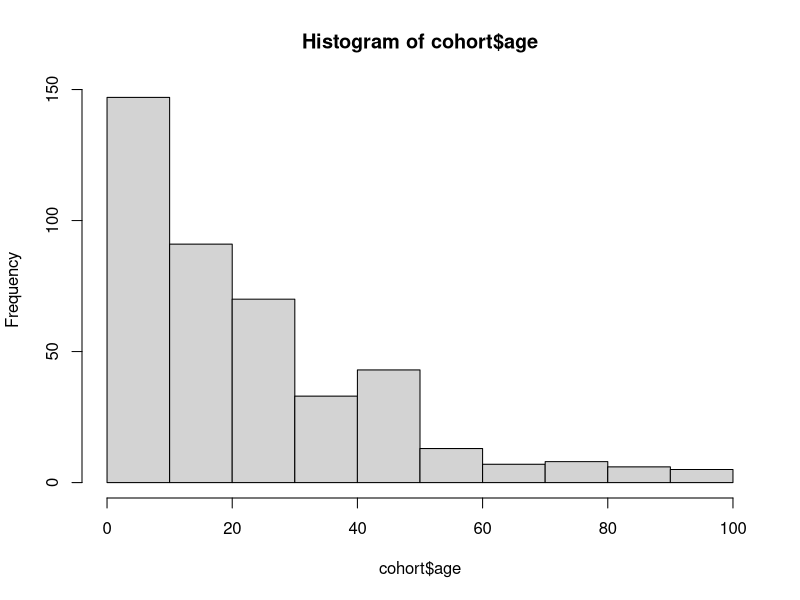

This chart was generated by the following R code: (Note: this script raises an error after producing the figure.)
#############################
#Author: Veronica Malizia
#Date: 27/11/2021
#R version: 3.6.1

#This will generate a first toy model for human demography (with age/birth/deaths)
#Data: 
# - Initial cohort population from WORMSIM input file
# - Death_rates_Uganda_2019 specific by age (from: https://apps.who.int/gho/data/view.searo.61730?lang=en)

#############################
rm(list = ls())

library(tidyverse)
library(readxl)
library(foreach)
library(doParallel)

################
#Initial population
#Starting with the initial cohort
################
pop0 <- read_xlsx("Initial population.xlsx")
death_rates <- read.csv("death_rates_Uganda_2019.csv")
prob_death <- read.csv("prob_death_Uganda_2019.csv")
le <- 60 #Life expectancy (Uganda)

cohort <- tibble(age = round(c(runif(pop0$N_males[1], 0, pop0$Age_limit[1]),
                               runif(pop0$N_females[1], 0, pop0$Age_limit[1]))),
                 sex = c(rep(0, pop0$N_males[1]), rep(1, pop0$N_females[1])))
#0=male, 1=female
for(i in 2:nrow(pop0)){
  tmp <- tibble(age = round(c(runif(pop0$N_males[i], pop0$Age_limit[i-1]+1, pop0$Age_limit[i]),
                              runif(pop0$N_females[i], pop0$Age_limit[i-1]+1, pop0$Age_limit[i]))),
                sex = c(rep(0, pop0$N_males[i]), rep(1, pop0$N_females[i])))
  cohort <- rbind(cohort, tmp) 
}

hist(cohort$age)

##Parameters
T <- 400 #number of years
birth_rate <- 37 #Crude birth rate Uganda (per 1000 individuals)
#annual time step

seeds <- 1
writeLines(c(""), "Sink_demography.txt") #initiate log file

cluster <- makeCluster(min(parallel::detectCores(logical = FALSE), seeds))
registerDoParallel(cluster)

results <- foreach(k = 1:seeds,
                   .inorder = TRUE,
                   .errorhandling = "remove",
                   #.combine = bind_rows,
                   .packages = c("tidyverse")) %dopar% {
                     #for each seed:
                     
                     #Time step events, for each individual
                     #Initialize
                     pop <- cohort
                     N <- nrow(pop)
                     
                     for(t in 1:T){ #(T*12)
                       
                       sink("Sink_demography.txt", append=TRUE)
                       cat(paste(Sys.time(), ": Starting seed", k, "time step", t, "\n", sep = " "))
                       sink()
                       
                       #Births
                       #for now birth rate does not depend on age-specific female fertility 
                       births <- rpois(1, (birth_rate*(nrow(pop)/1000)))
                       nb <- tibble(age=rep(0, births),
                                    sex=as.numeric(rbernoulli(births, 0.5))) #new born
                       
                       pop <- bind_rows(pop, nb)
                       
                       #Deaths
                       ag <- as.numeric(cut(pop$age, c(-1, prob_death$Age_hi))) #age groups
                       # pop <- pop %>%
                       #   mutate(ag = ag)
                       dead <- c()
                       for(i in 1:nrow(pop)){
                         if(pop$sex[i]==0){
                           if(rbernoulli(1, p=prob_death[ag[i], "Male"]))
                             dead <- c(dead, i)
                         }
                         if(pop$sex[i]==1){
                           if(rbernoulli(1, p=prob_death[ag[i], "Female"]))
                             dead <- c(dead, i)
                         }    
                       }
                       
                       #if(length(dead>0)){
                         pop <- pop[-dead,]
                       
                       #Update age
                       pop$age <- pop$age + 1
                       N <- c(N, nrow(pop))
                     }
                     
                     res <- tibble(time = 0:(T),
                                   seed = rep(k, ((T)+1)),
                                   pop_size = N)
                   }
                      
stopCluster(cluster)

#Collating results
res <- bind_rows(results)

#Average results over simulations
avg_res <- res %>%
  group_by(time) %>%
  summarise(N = mean(pop_size))
            
plot(res$time, res$pop_size, type = 'l')

ggplot(res) +
  geom_line(aes(x=time, y=pop_size, group = seed), color = "grey20", alpha = 0.3) +
  geom_line(data=avg_res, aes(x=time, y=N), size=1) +
  scale_y_continuous(name = "Population size (counts)",
                     breaks = seq(0, 1000, 200),
                     limits = c(0, 1000),
                     expand = c(0, 0)) +
  scale_x_continuous(name = "Time [years]",
                     limits = c(0, T),
                     expand = c(0, 0)) +
  expand_limits(x = 0,y = 0)

hist(cohort$age)
hist(pop$age)

#Saving image
tiff("Demography.tif", width=7, height=6, units = "in", res = 300)
ggplot(res) +
  geom_line(aes(x=time, y=pop_size, group = seed), color = "grey20", alpha = 0.3) +
  geom_line(data=avg_res, aes(x=time, y=N), size=1) +
  scale_y_continuous(name = "Population size (counts)",
                     breaks = seq(0, 1000, 200),
                     limits = c(0, 1000),
                     expand = c(0, 0)) +
  scale_x_continuous(name = "Time [years]",
                     limits = c(0, T),
                     expand = c(0, 0)) +
  expand_limits(x = 0,y = 0)
dev.off()
